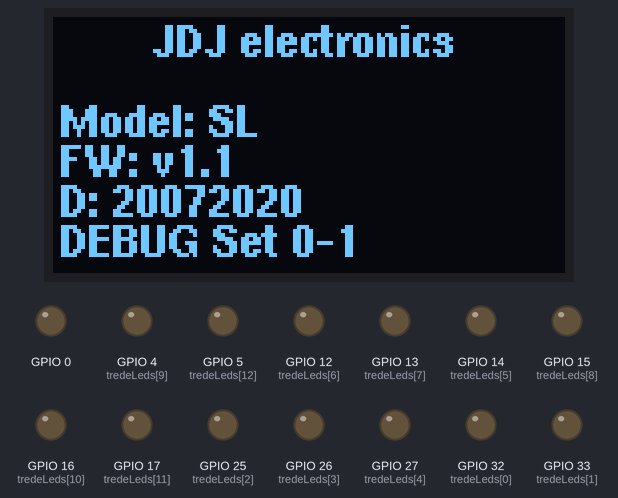
Simulated run of this sketch. Board: ESP32. Parts: 128×64 one-colour display, output pins drawn as LEDs (lit = HIGH).

Above: at 2.1 s.
At 3.28 s:
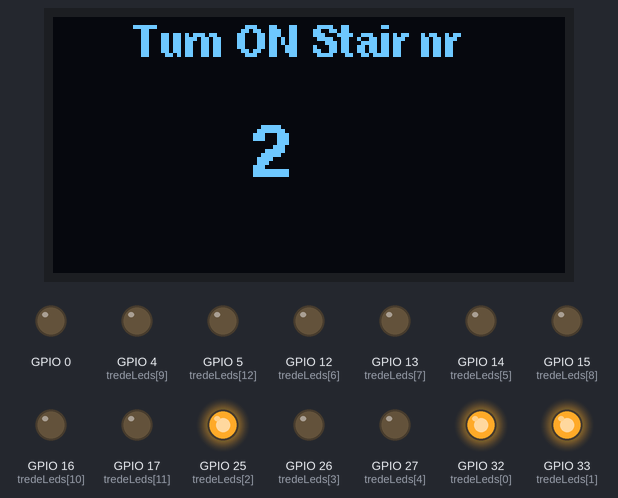
At 4.8 s:
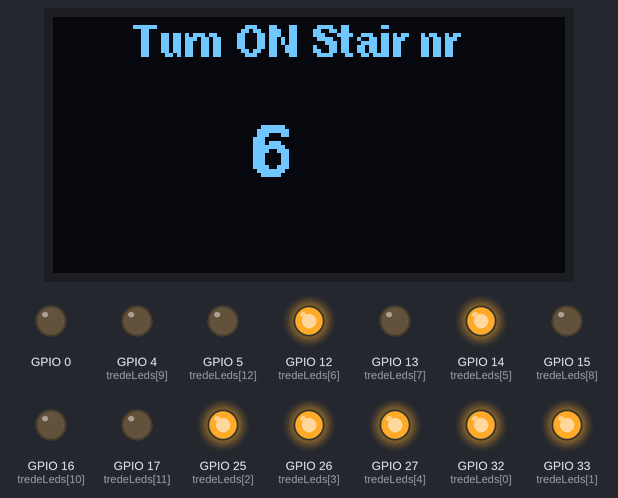
At 7.4 s:
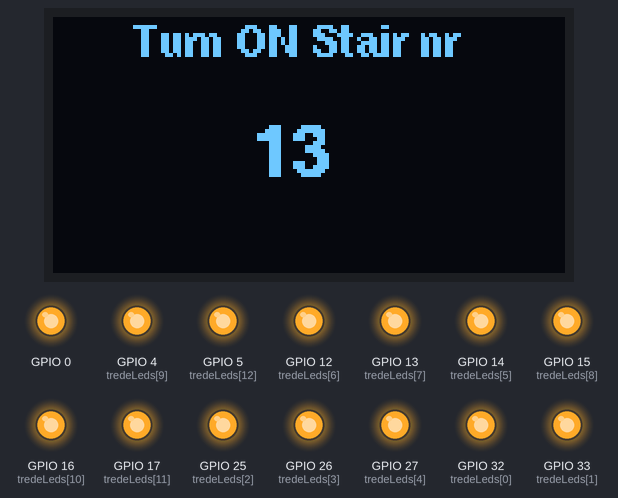
At 21.98 s:
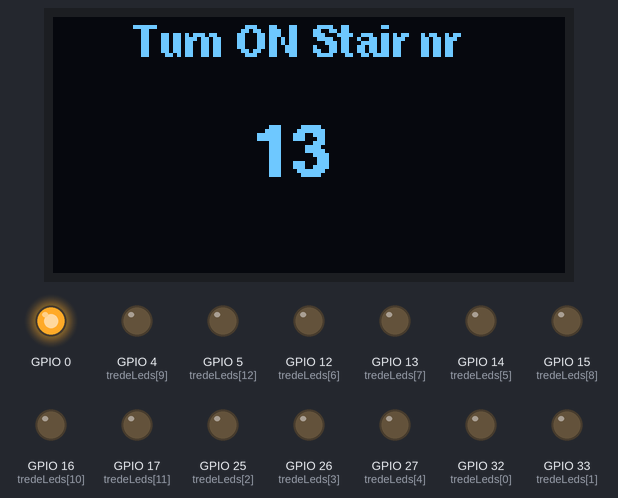
At 27.1 s:
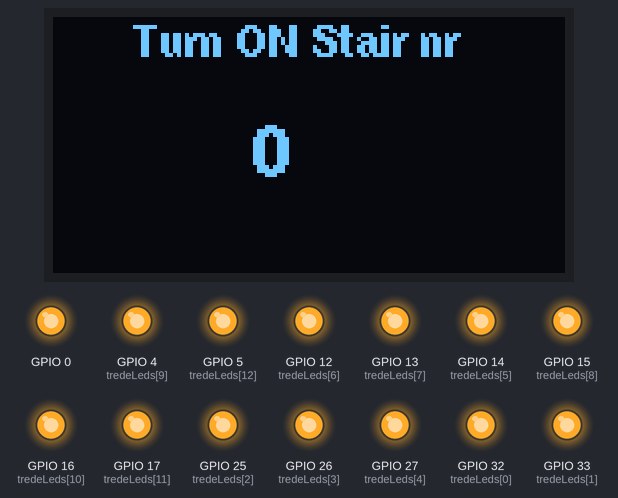
Timing chart, 0 to 37.5 s (numbered marks = the images above):
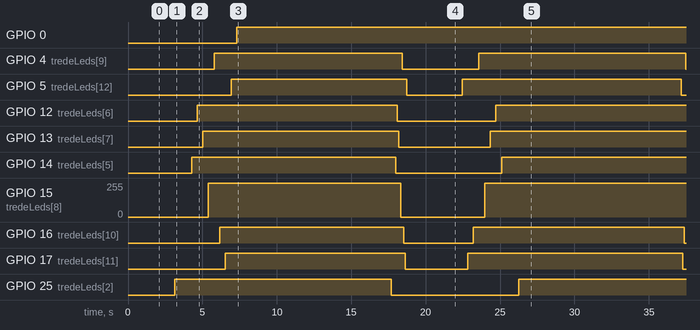

Measured:
- by itself, GPIO 0: LOW → HIGH at 7.3 s
- by itself, GPIO 4 (tredeLeds[9]): alternates HIGH for 13.3 s and LOW for 5.2 s
- by itself, GPIO 5 (tredeLeds[12]): LOW → HIGH at 6.9 s, → LOW 11.8 s later, → HIGH 3.7 s later, → LOW 14.7 s later
- by itself, GPIO 12 (tredeLeds[6]): LOW → HIGH at 4.6 s, → LOW 13.5 s later, → HIGH 6.6 s later
- by itself, GPIO 13 (tredeLeds[7]): LOW → HIGH at 5.0 s, → LOW 13.2 s later, → HIGH 6.1 s later
- by itself, GPIO 14 (tredeLeds[5]): LOW → HIGH at 4.3 s, → LOW 13.7 s later, → HIGH 7.1 s later
- by itself, GPIO 15 (tredeLeds[8]): 0/255 → 255/255 at 5.4 s, → 0/255 12.9 s later, → 255/255 5.7 s later
- by itself, GPIO 16 (tredeLeds[10]): LOW → HIGH at 6.2 s, → LOW 12.4 s later, → HIGH 4.7 s later, → LOW 14.2 s later

The sketch:

JDJ-SL-V1.1.ino
```cpp
// Made by Robert van den Breemen for Jelmer de Jong
// version 0.0.1
// when 24 juli 2020

#include <WiFi.h>
#include <DNSServer.h>

const byte DNS_PORT = 53;
IPAddress apIP(192, 168, 1, 1);
DNSServer dnsServer;
WiFiServer server(80);

String responseHTML = ""
  "<!DOCTYPE html><html><head><title>CaptivePortal</title></head><body>"
  "<h1>Hello World!</h1><p>This is a captive portal example. All requests will "
  "be redirected here.</p></body></html>";


//Als je een SSD1306 schermpje hebt, dan de volgende uncomment, anders zo laten.
#define USE_SSD1306
#ifdef USE_SSD1306
  #include <Wire.h>
  #include <U8g2lib.h>
  #define pinSDA  21
  #define pinSCL  22
  U8G2_SSD1306_128X64_NONAME_F_HW_I2C u8g2(U8G2_R0, pinSCL, pinSDA, U8X8_PIN_NONE);
  //wat zou de 128 bij 64
  //welk font
#endif


// setting PWM properties
const int freq        = 5000;
const int resolution  = 8;      //Resolution 8, 10, 12, 15
// ESP32 heeft 16 kanalen PMW, van 0 tot 15.


//wachttijden spreekd voor zich
#define FADE_IN_DELAY          1     //ms = deplay per verhoging
#define FADE_IN_AMOUNT         1     //per xx ophogen
#define DELAY_NEXT_TREDE_OFF   1   //ms = tijd tussen tredes

#define FADE_OUT_DELAY         1     //ms = delay per verlaging
#define FADE_OUT_AMOUNT        5     //per xx verlagen
#define DELAY_NEXT_TREDE_ON    70   //ms = tijd tussen tredes

#define DELAY_BEFORE_FADEOUT   10000  //ms = wachttijd dat de leds aan blijven staan

//tredeLeds array van AANTAL_TREDES, van 0-AANTAL_TREDES = { gpio 36, gpio 39, etc. }
#define AANTAL_TREDES 13             //maximaal 16
//int tredeLeds[AANTAL_TREDES] = {25, 26, 27, 14, 12, 13, 15, 4, 16, 17, 5, 18, 19}; //moeten wel 13 pin zijn het er
//int tredeLeds[AANTAL_TREDES] = {32, 33, 25, 26, 27, 14, 12, 13, 15, 4, 16, 17, 5}; //moeten wel 13 pin zijn het er
int tredeLeds[AANTAL_TREDES] = {32, 33, 25, 26, 27, 14, 12, 13, 15, 4, 16, 17, 5}; //moeten wel 13 pin zijn het
//PIR sensors
#define SENSOR_BOVEN_PIN  35                       // Pir boven
#define SENSOR_ONDER_PIN  34                       // Pir onder
boolean sensorUpperActive = false;
boolean sensorBottomActive = false;

void initOled()
{
    u8g2.begin();
    u8g2.clearBuffer();          // clear the internal memory
    u8g2.setFont(u8g2_font_helvB08_tr); // choose a suitable font
    u8g2.drawStr(25, 10, "JDJ electronics");
    u8g2.drawStr(2, 30, "Model: SL");
    u8g2.drawStr(2, 40, "FW: v1.1");
    u8g2.drawStr(2, 50, "D: 20072020");
    u8g2.drawStr(2, 60, "DEBUG Set 0-1");
    u8g2.sendBuffer();          // transfer internal memory to the display
    delay(2000);
}

void ClearOled()
{

  u8g2.clearBuffer();         // clear the internal memory
  u8g2.setFont(u8g2_font_helvB08_tr); // choose a suitable font
  u8g2.sendBuffer();          // transfer internal memory to the display

}

void PrintFadeIn(int t)
{
  u8g2.clearBuffer();         // clear the internal memory
  u8g2.setFont(u8g2_font_helvB08_tr); // choose a suitable font
  u8g2.drawStr(20, 10, "Turn ON Stair nr");
  u8g2.setFont(u8g2_font_helvB14_tr);
  u8g2.setCursor(50, 40);
  u8g2.println(t);
  u8g2.sendBuffer();          // transfer internal memory to the display
}

void PrintFadeOut(int t)
{
  u8g2.clearBuffer();         // clear the internal memory
  u8g2.setFont(u8g2_font_helvB08_tr); // choose a suitable font  u8g2.drawStr(25, 20, "FadeOut Trede =");
  u8g2.drawStr(20, 10, "Turn OFF Stair nr");
  u8g2.setFont(u8g2_font_helvB14_tr);
  u8g2.setCursor(50, 40);
  u8g2.println(t);
  u8g2.sendBuffer();          // transfer internal memory to the display
}


void BottomTriggerFire()
{
  //if (analogRead(SENSOR_BOVEN_PIN) >= 0 )           //Depend of the sensor type, if 0 when triggered ,than change the comparison to opposite value
//{

 //aanzetten van tredes, 1 voor 1, met fadein
  for (int t=0; t<=AANTAL_TREDES; t++)
  {
    ClearOled();
    TredeFadeIn(t);
    delay(DELAY_NEXT_TREDE_ON);
  }
  //wachttijd voor uitschakelen
  delay(DELAY_BEFORE_FADEOUT);
  //uitzetten van tredes, 1 voor 1, met fadeout
  for (int t=0; t<=12; t++)
  {
    ClearOled();
    TredeFadeOut(t);
    delay(DELAY_NEXT_TREDE_OFF);
  }
  ClearOled();
  //}
}

void UpperTrigerFire()
{

 // if (analogRead(SENSOR_ONDER_PIN) >= 0)
  //{


  //aanzetten van tredes van boven naar beneden, 1 voor 1, met fadein
  for (int t=AANTAL_TREDES; t>=0; t--)
  {
    ClearOled();
    TredeFadeIn(t);
    delay(DELAY_NEXT_TREDE_ON);
  }
  //wachttijd voor uitschakelen
  delay(DELAY_BEFORE_FADEOUT);
  //uitzetten van tredes, 1 voor 1, met fadeout
  for (int t=12; t>=0; t--)
  {
    ClearOled();
    TredeFadeOut(t);
    delay(DELAY_NEXT_TREDE_OFF);
  }
  ClearOled();

 // }
}


void TredeOn(int i){
  pinMode (tredeLeds[i], OUTPUT);
  digitalWrite (tredeLeds[i], HIGH);
}

void TredeOff(int i){
  pinMode (tredeLeds[i], OUTPUT);
  digitalWrite (tredeLeds[i], LOW);
}

void TredeFadeOut(int t){
  //print trede op fade
  PrintFadeOut(t);
  // configure LED PWM functionalitites
  ledcSetup(t, freq, resolution);
  // attach tredeLed[i] aan channel i
  ledcAttachPin(tredeLeds[t], t);
  //fade in per ledstrip
  for(int i=255; i>=0; i=i-FADE_OUT_AMOUNT)
  {
      ledcWrite(t, i);
      delay(FADE_OUT_DELAY);
  }
}

void TredeFadeIn(int t){
  //print trede op fade
  PrintFadeIn(t);
  // configure LED PWM functionalitites
  ledcSetup(t, freq, resolution);
  // attach tredeLed[i] aan channel i
  ledcAttachPin(tredeLeds[t], t);
  //fade in per ledstrip
  for(int i=0; i<=255; i=i+FADE_IN_AMOUNT)
  {
      ledcWrite(t, i);
      delay(FADE_IN_DELAY);
  }
}

void setup()
{
  WiFi.mode(WIFI_AP);
  WiFi.softAPConfig(apIP, apIP, IPAddress(255, 255, 255, 0));
  WiFi.softAP("JDJ-SL");

  // if DNSServer is started with "*" for domain name, it will reply with
  // provided IP to all DNS request
  dnsServer.start(DNS_PORT, "*", apIP);

  server.begin();


  initOled();

  //setup the PIR sensors
  pinMode(SENSOR_BOVEN_PIN, INPUT);
  pinMode(SENSOR_ONDER_PIN, INPUT);


  //setup the GPIO for all led strips
  for (int i=0; i<=AANTAL_TREDES; i++)
  {
    //making sure that the LED is in output mode
    pinMode(tredeLeds[i],OUTPUT);
    TredeOff(i);
    // configure LED PWM functionalitites
    ledcSetup(i, freq, resolution);
    // attach tredeLed[i] aan channel i
    ledcAttachPin(tredeLeds[i], i);
  }

    Serial.begin(9600);

#ifdef USE_SSD1306


    delay(10);
#endif

}

void loop()
{

  dnsServer.processNextRequest();
  WiFiClient client = server.available();   // listen for incoming clients

  if (client) {
    String currentLine = "";
    while (client.connected()) {
      if (client.available()) {
        char c = client.read();
        if (c == '\n') {
          if (currentLine.length() == 0) {
            client.println("HTTP/1.1 200 OK");
            client.println("Content-type:text/html");
            client.println();
            client.print(responseHTML);
            break;
          } else {
            currentLine = "";
          }
        } else if (c != '\r') {
          currentLine += c;
        }
      }
    }
    client.stop();
  }

      BottomTriggerFire();                           //Checking bottom sensor
      delay(3000);
      UpperTrigerFire();                             //Checking upper sensor
      delay(3000);

}
```
